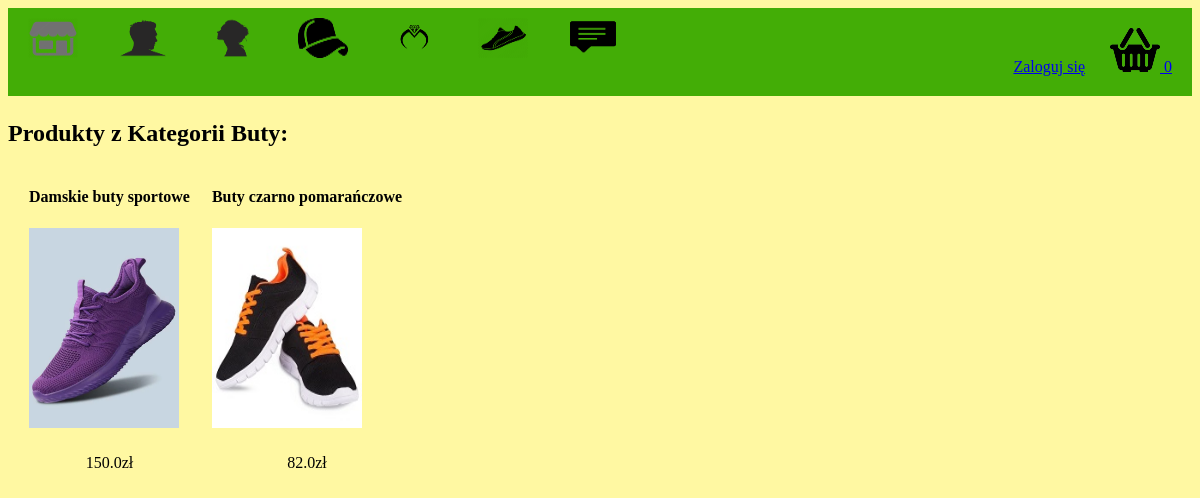
Before: /displayCategory?categoryId=5 with the older database file.
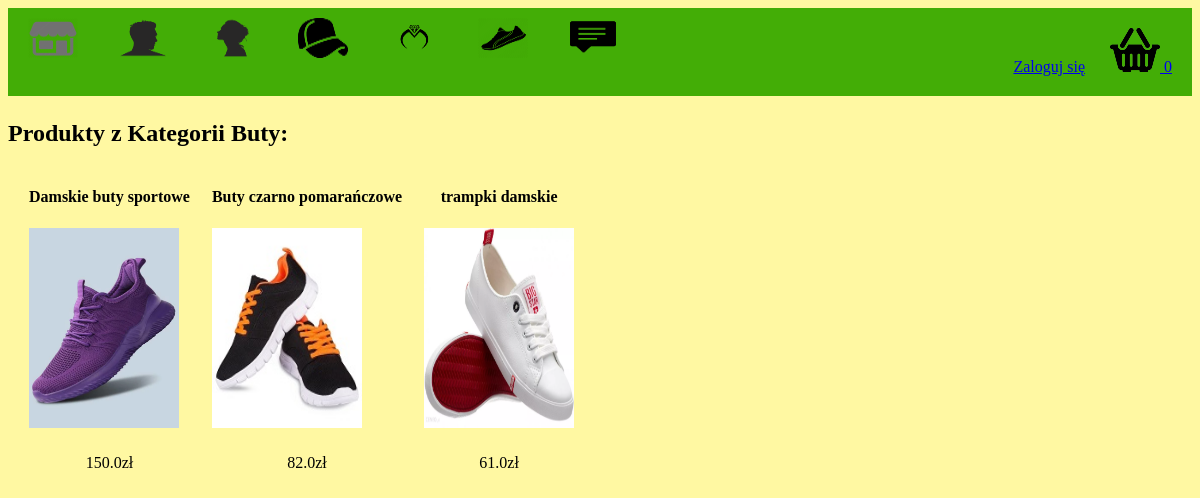
After: the same page with the newer database file.
### tables this page shows
CREATE TABLE products
		(productId INTEGER PRIMARY KEY,
		name TEXT,
		price REAL,
		description TEXT,
		image TEXT,
		stock INTEGER,
		categoryId INTEGER,
		FOREIGN KEY(categoryId) REFERENCES categories(categoryId)
		);

### app.py (the view)
@app.route("/displayCategory")
def displayCategory():
        loggedIn, firstName, noOfItems = getLoginDetails()
        categoryId = request.args.get("categoryId")
        with sqlite3.connect('database.db') as conn:
            cur = conn.cursor()
            cur.execute("SELECT products.productId, products.name, products.price, products.image, categories.name FROM products, categories WHERE products.categoryId = categories.categoryId AND categories.categoryId = ?", (categoryId, ))
            data = cur.fetchall()
        conn.close()
        categoryName = data[0][4]
        data = parse(data)
        return render_template('displayCategory.html', data=data, loggedIn=loggedIn, firstName=firstName, noOfItems=noOfItems, categoryName=categoryName)

### app.py (called while the page is built)
def getLoginDetails():
    with sqlite3.connect('database.db') as conn:
        cur = conn.cursor()
        if 'email' not in session:
            loggedIn = False
            firstName = ''
            noOfItems = 0
        else:
            loggedIn = True
            cur.execute("SELECT userId, firstName FROM users WHERE email = ?", (session['email'], ))
            userId, firstName = cur.fetchone()
            cur.execute("SELECT count(productId) FROM kart WHERE userId = ?", (userId, ))
            noOfItems = cur.fetchone()[0]
    conn.close()
    return (loggedIn, firstName, noOfItems)

def parse(data):
    ans = []
    i = 0
    while i < len(data):
        curr = []
        for j in range(7):
            if i >= len(data):
                break
            curr.append(data[i])
            i += 1
        ans.append(curr)
    return ans

### templates/displayCategory.html (shortened to what this page needs)
<!DOCTYPE HTML>
<html>
<head>
<link rel="stylesheet" href={{ url_for('static', filename='css/home.css') }} />
<link rel="stylesheet" href={{ url_for('static', filename='css/topStyle.css') }} />
</head>
<body>
<div id="title">
	<a href="/">
		<img id="logo" src= {{ url_for('static', filename='images/logo.png') }} />
	</a>
	<a href="/displayCategory?categoryId=1">
		<img id="mężczyzna" src= {{ url_for('static', filename='images/mężczyzna.png') }} />
	</a>
	<a href="/displayCategory?categoryId=2">
		<img id="kobieta" src= {{ url_for('static', filename='images/kobieta.png') }} />
	</a>
	<a href="/displayCategory?categoryId=3">
		<img id="akcesoria" src= {{ url_for('static', filename='images/akcesoria.png') }} />
	</a>
	<a href="/displayCategory?categoryId=4">
		<img id="biżuteria" src= {{ url_for('static', filename='images/biżuteria.png') }} />
	</a>
	<a href="/displayCategory?categoryId=5">
		<img id="buty" src= {{ url_for('static', filename='images/buty.png') }} />
	</a>
	<a href="/show">
		<img id="koment" src= {{ url_for('static', filename='images/koment.png') }} />
	 </a>
	<div id="kart">
		<a class="link" href="/koszyk">
			<img src={{url_for('static', filename='images/koszyk_zakupowy.png')}} id="koszykIcon" />
			{{noOfItems}}
		</a>
	</div>
	{% if not loggedIn %}
	<div id="signInButton">
		<a class="link" href="/loginForm">Zaloguj się</a>
	</div>
	{% endif %}
</div>
<div>
	<h2>Produkty z Kategorii {{categoryName}}:</h2>
	{% for itemData in data %}
	<table>
		<tr id="productName">
			{% for row in itemData %}
			<td>
				{{row[1]}}
			</td>
			{% endfor %}
		</tr>
		<tr id="productImage">
			{% for row in itemData %}
			<td>
				<a href="/productDescription?productId={{row[0]}}">
					<img src={{ url_for('static', filename='uploads/' + row[3]) }} id="itemImage" />
				</a>
			</td>
			{% endfor %}
		</tr>
		<tr id="productPrice">
			{% for row in itemData %}
			<td>
				{{row[2]}}zł
			</td>
			{% endfor %}
		</tr>
	</table>
	{% endfor %}
</div>
</body>
</html>

Changed rows visible on the page:
added products: name "trampki damskie", image (picture), price "61.0"
